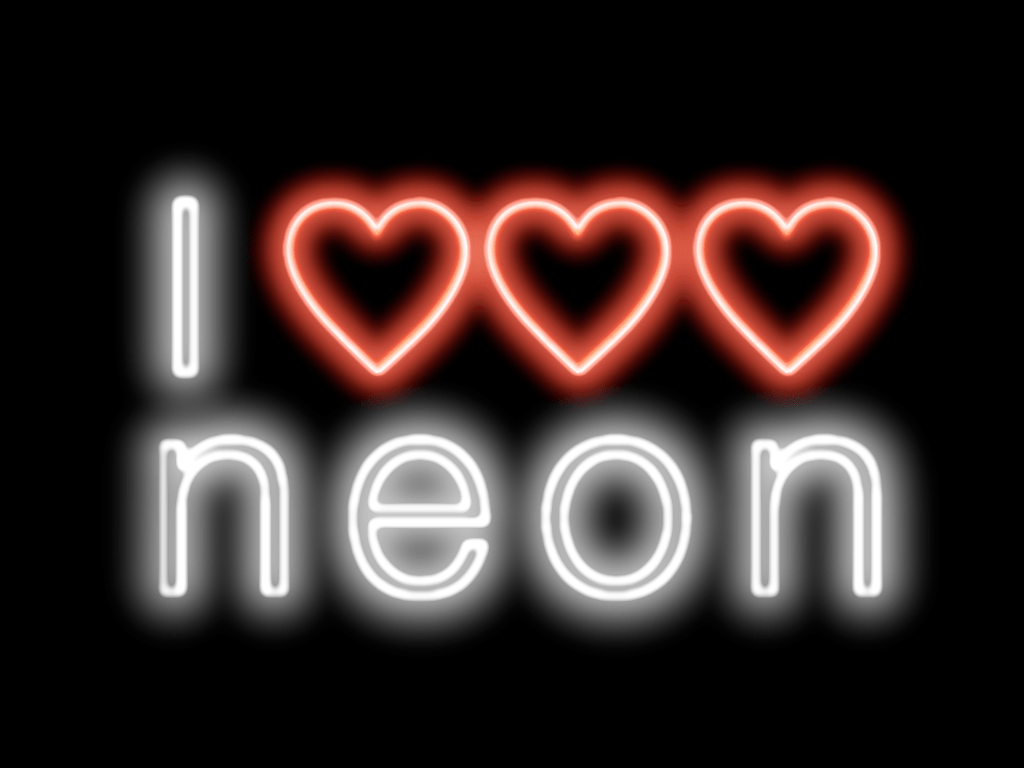
#> input picture Exercise 4 folder/neon-text.png, 1024 x 768 px
$ python test.py
#> lines starting #> are read from the running program, lines starting #| are printed output that depends on the picture
import cv2 as cv
import numpy as np
img_rgb = cv.imread('neon-text.png')
#> img_rgb is the input picture: shape (768, 1024, 3); mean B, G, R 40.4, 42.1, 55
img_gray = cv.cvtColor(img_rgb, cv.COLOR_BGR2GRAY)
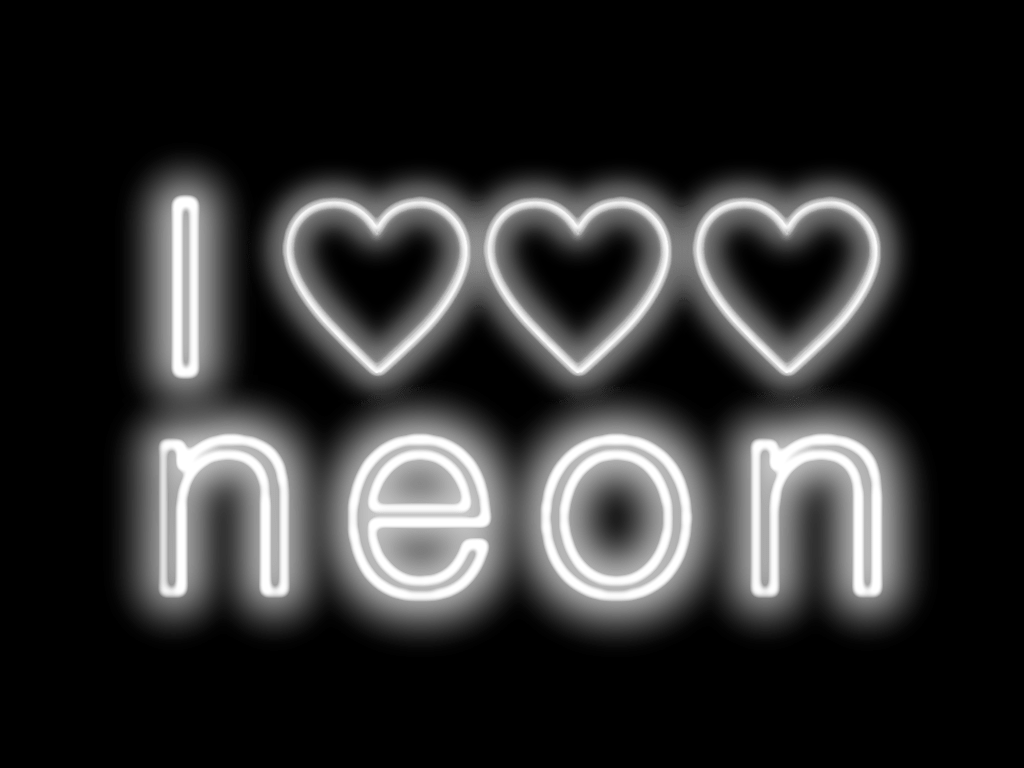
#> img_gray: shape (768, 1024); min 0, max 255, mean 45.8
template = cv.imread('Heart.png')
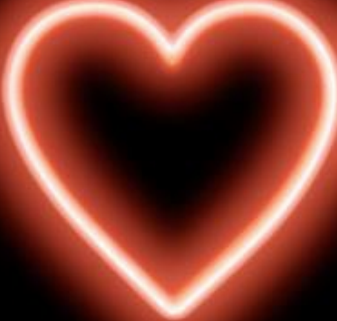
#> input picture Exercise 4 folder/Heart.png, 337 x 321 px
#> template is the input picture: shape (321, 337, 3); mean B, G, R 52.2, 65, 134.5
grayTemplate = cv.cvtColor(template, cv.COLOR_BGR2GRAY)
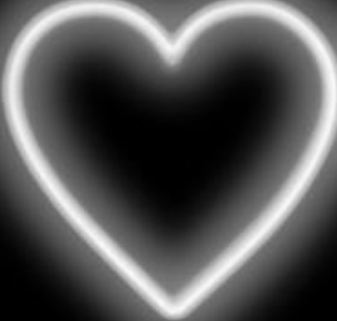
#> grayTemplate: shape (321, 337); min 0, max 251, mean 84.3

blur = cv.GaussianBlur(img_gray,(21,21),0)
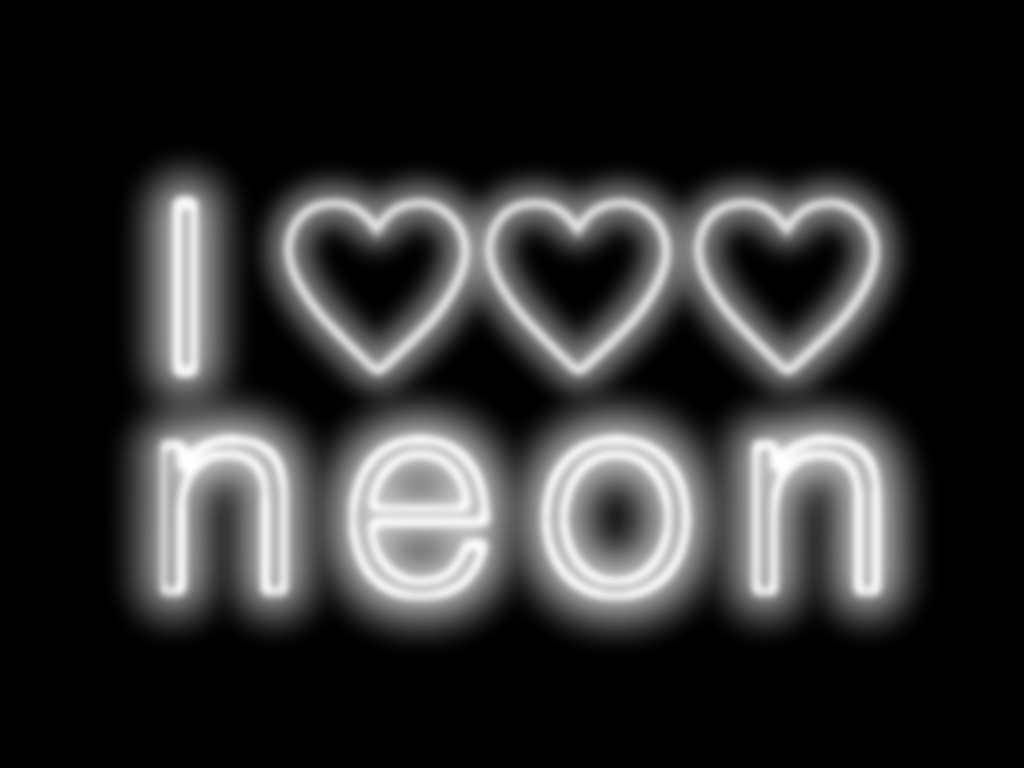
#> blur: shape (768, 1024); min 0, max 255, mean 45.8

#Template matching
matchedTemplate = (cv.matchTemplate(img_gray,grayTemplate,cv.TM_CCOEFF_NORMED))
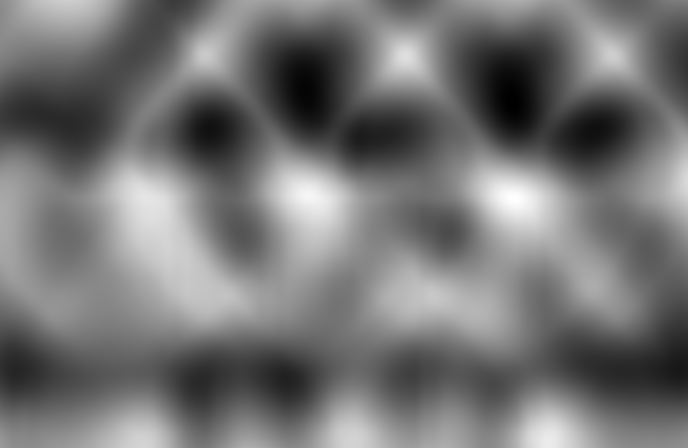
#> matchedTemplate: shape (448, 688) float32; min -0.333, max 0.25, mean -0.0656; drawn with min black and max white


#Normalization of the image
image_norm = cv.normalize(matchedTemplate, None, norm_type=cv.NORM_MINMAX)

#Threshold of the image
imageThresh=cv.threshold(image_norm,25, 255,cv.THRESH_BINARY)

cv.imshow("grayImg",img_gray)
cv.imshow("Template",grayTemplate)
cv.imshow("BlurredImage",blur)
cv.imshow("matchedTemplate",matchedTemplate)
cv.imshow("normImage", image_norm)

#cv.imshow("imageNorm2",imageThresh)

cv.waitKey(0)
